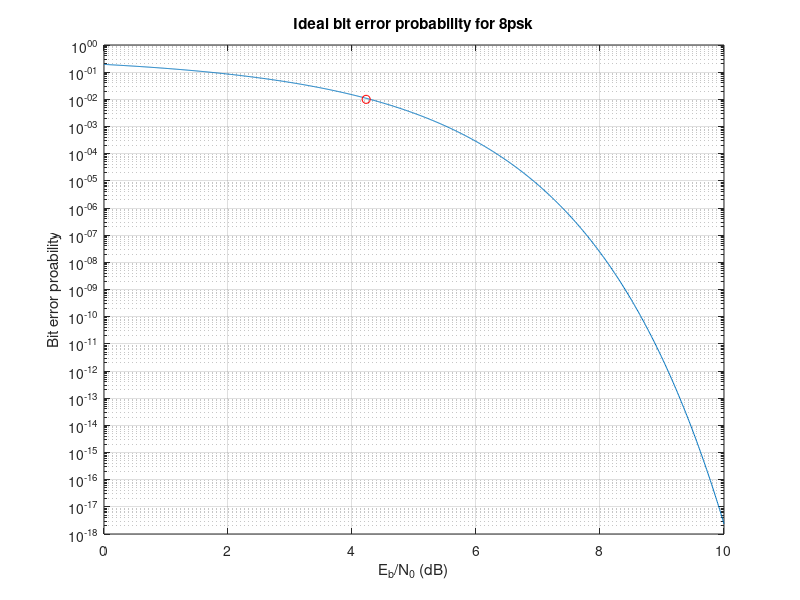

This figure's MATLAB source: (Note: this script raises an error after producing the figure.)

%probability of error
    EbdivN0=0:0.01:10;
    ebno = 10.^(EbdivN0/10); 
    %biterrprob=1/2*erfc((( 6-3*sqrt(2))/2*sqrt(2))*ebno);
    biterrprob=1/2*erfc(0.6123*ebno);
    semilogy(EbdivN0, biterrprob);  %This function plots Log(y) vs x
    grid on;
    hold on;        
    y=10^-2; 
    x=10*log(erfcinv(2*y)/0.6213)/log(10);
     plot(x, y, 'ro'); %For intersection of x and y
    ylabel('Bit error proability');
    xlabel('E_b/N_0 (dB)');
    title('Ideal bit error probability for 8psk');
    
    EbbyN0=3.6479;
    variance=1/(6*EbbyN0);
    
a=0.5; 
n=4000; 
m=4;     
bitarr=randbit(12000);
samples=eightpskmap(bitarr);

samples_upsampled=1+(n-1)*m;
tx=zeros(samples_upsampled,1);

for ii=1:m:samples_upsampled
    tx(ii)=samples((floor((ii-1)/m))+1);
end


transmit_filter=conv(tx, rcosdesign(a,n,m,'sqrt')); 

awgn1=normrnd(0, sqrt(variance), [size(transmit_filter)]);
awgn2=normrnd(0, sqrt(variance), [size(transmit_filter)]);
transmit_filter=transmit_filter+awgn1+(1i)*awgn2;


rx_filter=conv(transmit_filter, rcosdesign(a,n,m,'sqrt'));

for ii=1:n
    received_filter(ii)=rx_filter(4*ii+samples_upsampled);
end


  
figure();
scatter(real(received_filter(1:n)),imag(received_filter(1:n)),'r');
title('Real v/s imaginary axis of decision statistics after filter output');
xlabel('Real axis');
ylabel('Imaginary axis');

len=length(received_filter);

for ii=1:len
        if(angle(received_filter(ii)) >= 7*pi/8) 
            received_filter(ii)= exp(1i*4*pi/4);
        
        elseif (angle(received_filter(ii)) >= 5*pi/8) 
            received_filter(ii)= exp(1i*3*pi/4);
        
        elseif (angle(received_filter(ii)) >= 3*pi/8) 
            received_filter(ii)= exp(1i*2*pi/4);
        
        elseif (angle(received_filter(ii)) >= pi/8) 
            received_filter(ii)= exp(1i*pi/4);
        
        elseif (angle(received_filter(ii)) >= -pi/8) 
            received_filter(ii)= exp(0);
        
        elseif (angle(received_filter(ii)) >= -3*pi/8) 
            received_filter(ii)= exp(1i*7*pi/4);
        
        elseif (angle(received_filter(ii)) >= -5*pi/8) 
            received_filter(ii)= exp(1i*6*pi/4);
        
        elseif (angle(received_filter(ii)) >= -7*pi/8)
            received_filter(ii)= exp(1i*5*pi/4);
        
        else
            received_filter(ii)= exp(1i*4*pi/4);
        end 
end
    
 errorout=nnz(received_filter-samples);
 perr=errorout/n;

disp(perr);


    